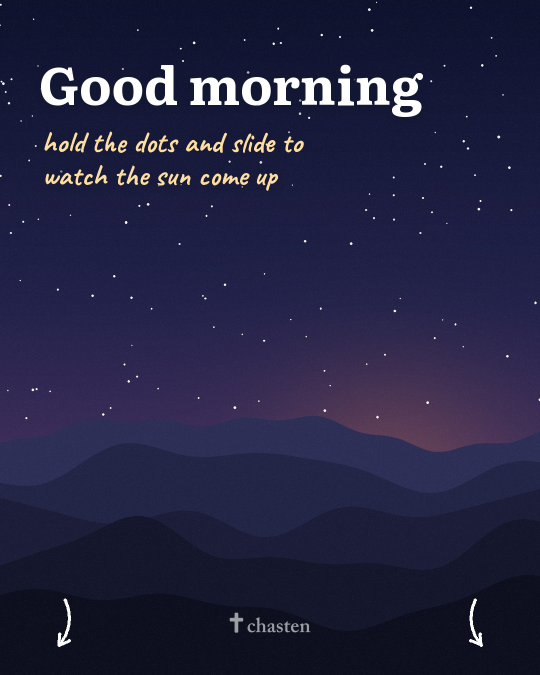
#> input picture morning/2026-10-09/1.jpg, 1080 x 1350 px (shown at 1/2 size)
$ python -i reel.py   (imports and definitions only)
#> lines starting #> are read from the running program, lines starting #| are printed output that depends on the picture
"""
"Stop on your verse": a 1080 x 1920 reel. One of the app's photos drifts in
slowly; a line at the top says to hold the screen; inside a paper card the
verse changes every few frames, too fast to read, so whoever holds the screen
stops on one. Only the words in the card change, never the whole frame, so the
reel does not strobe. Every verse is a whole BSB verse set in real type.

    render(out_mp4, verses, photo_path, music_path)
"""

import os
import shutil
import subprocess

import numpy as np
from PIL import Image, ImageDraw

from . import common as c

FPS = 30
HOLD = 5                      # frames each verse stays up (six a second)
PUSH = 0.07                   # how far the photo drifts in over the reel
CARD = (90, 600, 990, 1200)
CARD_R = 44


# [11 lines left out: function ffmpeg_bin, not called in this run]


def tall_crop(photo_path, focus_x=0.5, w=c.RW, h=c.RH, margin=PUSH):
    """A 9:16 slice of a landscape photo, a little larger than the frame so the
    drift never runs out of picture."""
#> called with photo_path = '../../morning/2026-10-09/1.jpg', focus_x = 0.5, w = 1080, h = 1920, margin = 0.07
    im = Image.open(photo_path).convert("RGB")
#> im is the input picture: PIL image 1080x1350 RGB; mean R, G, B 36.2, 35.8, 65.9
    sw, sh = im.size
#> sw = 1080; sh = 1350
    cw = int(round(sh * w / h))
#> cw = 759
    x0 = int(round(min(max(focus_x * sw - cw / 2, 0), sw - cw)))
#> x0 = 160
    im = im.crop((x0, 0, x0 + cw, sh))
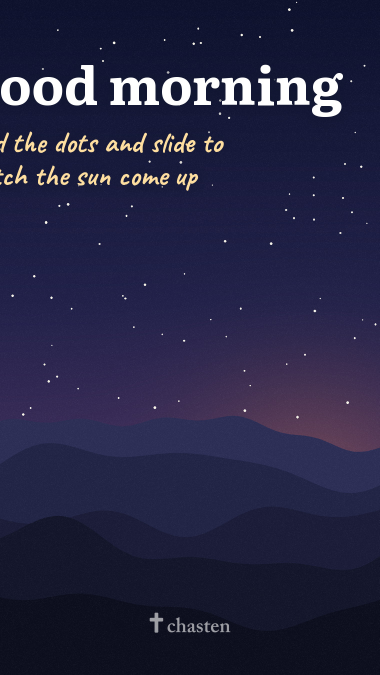
#> im: PIL image 759x1350 RGB (shown at 1/2 size); mean R, G, B 37.5, 37.1, 66.8
    big = (int(w * (1 + margin)), int(h * (1 + margin)))
    return im.resize(big, Image.LANCZOS)


# [124 lines left out: functions _card_layer, _static_overlay, render, encode_video, add_music, still and 1 more, not called in this run]

>>> result = tall_crop('../../morning/2026-10-09/1.jpg')

$ run again, on morning/2026-10-09/10.jpg
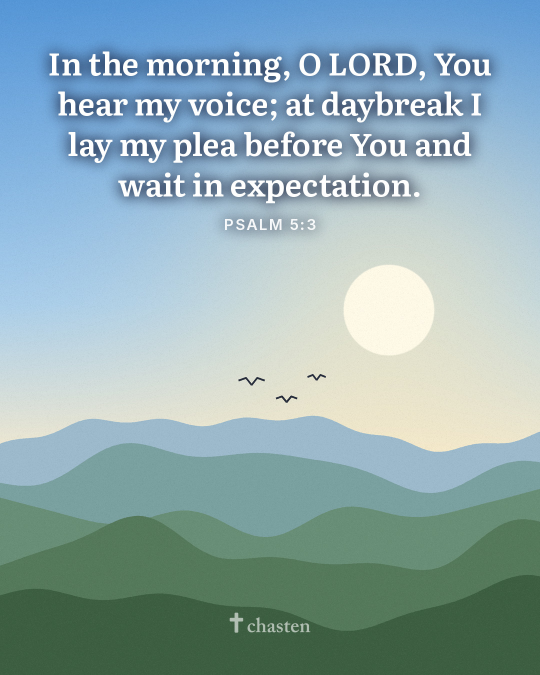
#> input picture morning/2026-10-09/10.jpg, 1080 x 1350 px (shown at 1/2 size)
#> in tall_crop, im is the input picture: PIL image 1080x1350 RGB; mean R, G, B 142.9, 171, 175.1
#> in tall_crop, `im = im.crop((x0, 0, x0 + cw, sh))`:
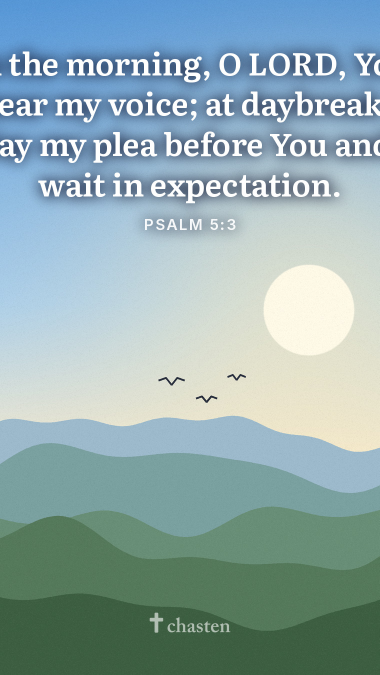
#> im: PIL image 759x1350 RGB (shown at 1/2 size); mean R, G, B 144.5, 171, 173.7
#> in tall_crop, `return im.resize(big, Image.LANCZOS)`:
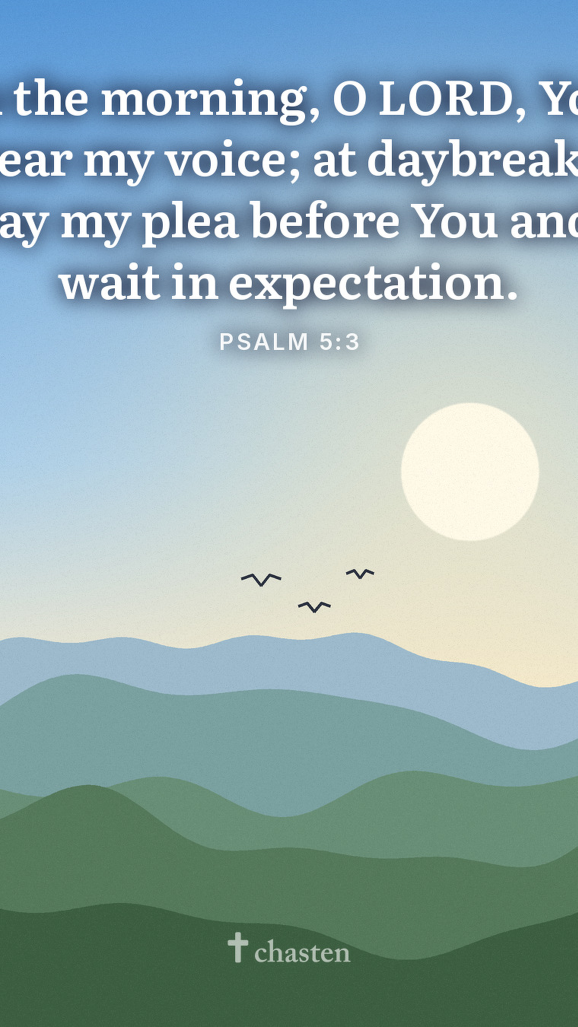
#> returned value: PIL image 1155x2054 RGB (shown at 1/2 size); mean R, G, B 144.4, 170.9, 173.6

$ run again, on morning/2026-10-09/3.jpg
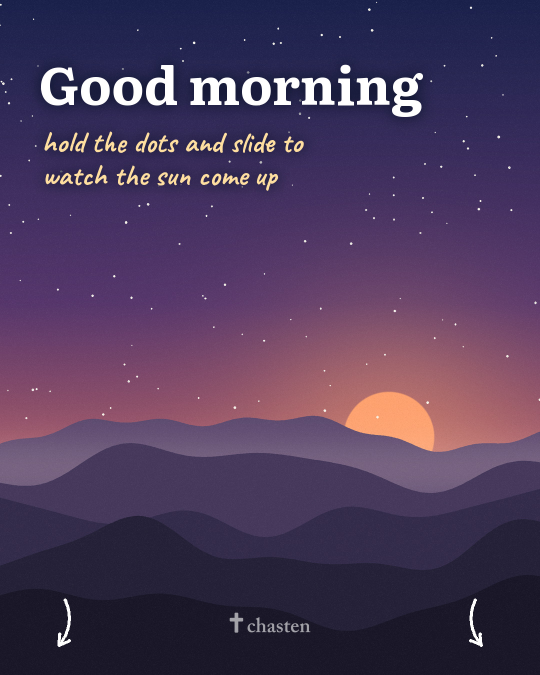
#> input picture morning/2026-10-09/3.jpg, 1080 x 1350 px (shown at 1/2 size)
#> in tall_crop, im is the input picture: PIL image 1080x1350 RGB; mean R, G, B 76.7, 57.8, 90.2
#> in tall_crop, `im = im.crop((x0, 0, x0 + cw, sh))`:
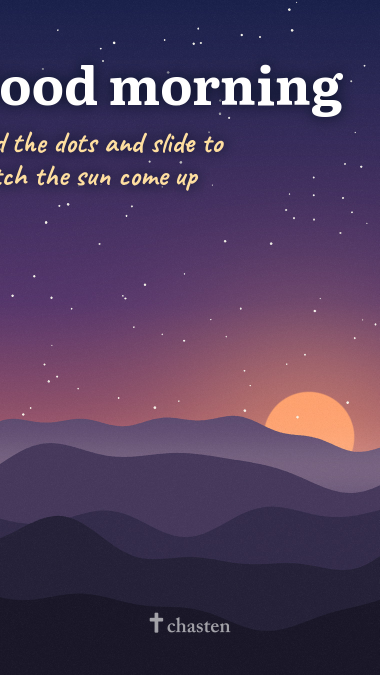
#> im: PIL image 759x1350 RGB (shown at 1/2 size); mean R, G, B 78.1, 59.2, 90.9
